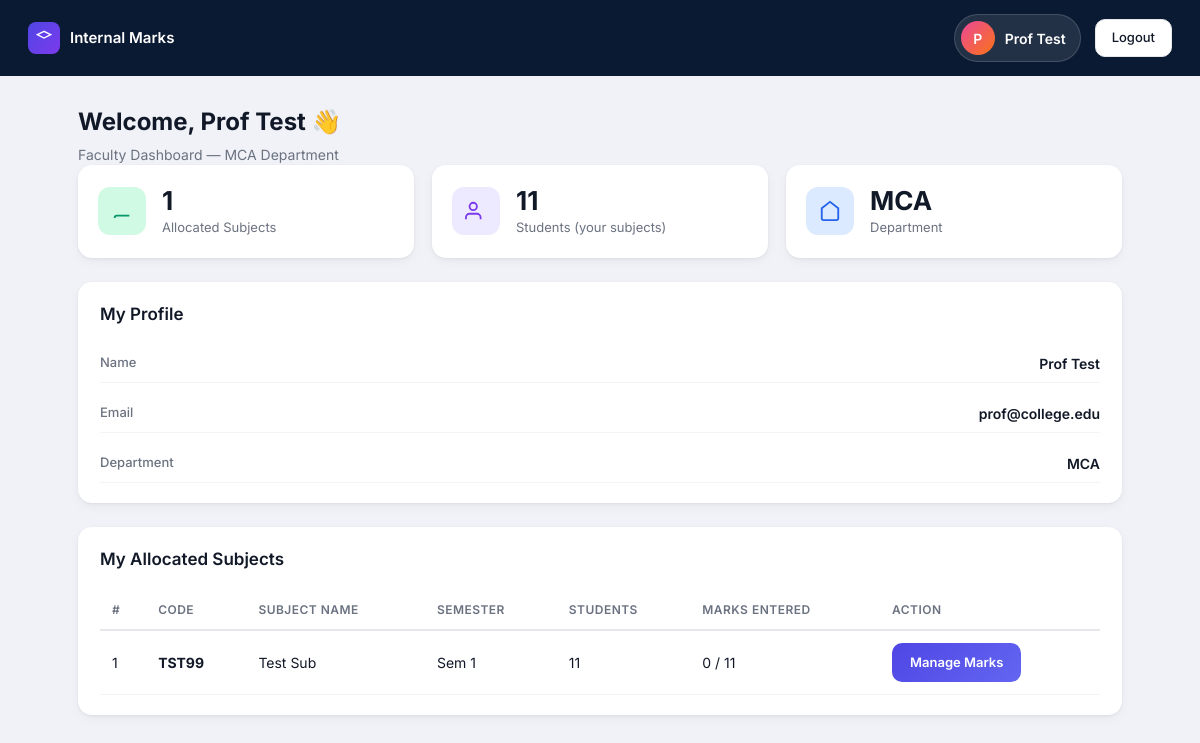
The app's page /faculty/dashboard (signed in) with its own data.
### tables this page shows
CREATE TABLE faculties (
            id INTEGER PRIMARY KEY AUTOINCREMENT,
            name TEXT NOT NULL,
            email TEXT UNIQUE NOT NULL,
            department TEXT NOT NULL DEFAULT 'MCA',
            password TEXT NOT NULL,
            created_at TEXT NOT NULL
        );

CREATE TABLE allocations (
            id INTEGER PRIMARY KEY AUTOINCREMENT,
            faculty_id INTEGER NOT NULL,
            subject_id INTEGER NOT NULL,
            created_at TEXT NOT NULL,
            UNIQUE(subject_id),
            FOREIGN KEY (faculty_id) REFERENCES faculties(id) ON DELETE CASCADE,
            FOREIGN KEY (subject_id) REFERENCES subjects(id) ON DELETE CASCADE
        );

CREATE TABLE subjects (
            id INTEGER PRIMARY KEY AUTOINCREMENT,
            code TEXT UNIQUE NOT NULL,
            name TEXT NOT NULL,
            semester INTEGER NOT NULL DEFAULT 1,
            department TEXT NOT NULL DEFAULT 'MCA',
            created_at TEXT NOT NULL
        );

### app.py (the view)
@app.route("/faculty/dashboard")
@faculty_required
def faculty_dashboard():
    faculty = db.get_faculty_by_id(session["user_id"])
    subjects = db.get_faculty_subjects(session["user_id"])
    subject_details = []
    student_ids = set()
    for sub in subjects:
        students = db.get_students_for_subject(sub["id"])
        for s in students:
            student_ids.add(s["id"])
        subject_details.append({
            **sub,
            "student_count": len(students),
            "marks_entered": sum(
                1 for s in students
                if s.get("marks") is not None
                or s.get("assignment_marks") is not None
                or s.get("lab_marks") is not None
            ),
        })
    return render_template(
        "faculty_dashboard.html",
        faculty=faculty,
        subjects=subject_details,
        subject_count=len(subject_details),
        total_students=len(student_ids),
    )

### app.py (called while the page is built)
def faculty_required(f):
    @wraps(f)
    def decorated(*args, **kwargs):
        if not session.get("logged_in") or session.get("role") != "faculty":
            return redirect(url_for("faculty_login"))
        return f(*args, **kwargs)
    return decorated

### database.py (called while the page is built)
def get_faculty_by_id(faculty_id):
    stmt = select(faculties).where(faculties.c.id == faculty_id)
    with engine.connect() as conn:
        row = conn.execute(stmt).mappings().first()
    return dict(row) if row else None

def get_faculty_subjects(faculty_id):
    stmt = select(subjects, allocations.c.id.label("allocation_id")).join(allocations, allocations.c.subject_id == subjects.c.id).where(allocations.c.faculty_id == faculty_id).order_by(subjects.c.semester, subjects.c.name)
    with engine.connect() as conn:
        rows = conn.execute(stmt).mappings().all()
    return [dict(r) for r in rows]

def get_subject_by_id(subject_id):
    stmt = select(subjects).where(subjects.c.id == subject_id)
    with engine.connect() as conn:
        row = conn.execute(stmt).mappings().first()
    return dict(row) if row else None

def get_students_for_subject(subject_id):
    subject = get_subject_by_id(subject_id)
    if not subject:
        return []
    stmt = select(
        students,
        marks.c.marks,
        marks.c.assignment_marks,
        marks.c.lab_marks,
        marks.c.updated_at.label("marks_updated_at"),
    ).select_from(students.outerjoin(marks, and_(marks.c.student_id == students.c.id, marks.c.subject_id == subject_id))).where(and_(students.c.department == subject["department"], students.c.semester == subject["semester"])).order_by(students.c.usn)
    with engine.connect() as conn:
        rows = conn.execute(stmt).mappings().all()
    return [dict(r) for r in rows]

### templates/faculty_dashboard.html (shortened to what this page needs)
{% extends "base.html" %}
{% from "partials/flash.html" import flash_messages %}
{% block body %}
<div class="user-layout">
    <header class="user-topbar">
        <div class="user-brand">
            <div class="brand-icon small">
                <svg viewBox="0 0 24 24" fill="none" stroke="currentColor" stroke-width="2"><path d="M12 2L2 7l10 5 10-5-10-5z"/></svg>
            </div>
            <span>Internal Marks</span>
        </div>
        <div class="user-topbar-right">
            <div class="profile-chip">
                <div class="profile-avatar">{{ faculty.name[0] }}</div>
                <span class="profile-name">{{ faculty.name }}</span>
            </div>
            <a href="{{ url_for('faculty_logout') }}" class="btn-outline-sm">Logout</a>
        </div>
    </header>
    <main class="user-main">
        <h1>Welcome, {{ faculty.name }} 👋</h1>
        <p class="page-subtitle">Faculty Dashboard — MCA Department</p>
        <section class="stats-row three-col">
            <div class="stat-card">
                <div class="stat-icon green">
                    <svg viewBox="0 0 24 24" fill="none" stroke="currentColor" stroke-width="2"><path d="M4 19.5A2.5 2.5 0 0 1 6.5 17H20"/></svg>
                </div>
                <div class="stat-info">
                    <span class="stat-value">{{ subject_count }}</span>
                    <span class="stat-label">Allocated Subjects</span>
                </div>
            </div>
            <div class="stat-card">
                <div class="stat-icon purple">
                    <svg viewBox="0 0 24 24" fill="none" stroke="currentColor" stroke-width="2"><path d="M17 21v-2a4 4 0 0 0-4-4H5a4 4 0 0 0-4 4v2"/><circle cx="9" cy="7" r="4"/></svg>
                </div>
                <div class="stat-info">
                    <span class="stat-value">{{ total_students }}</span>
                    <span class="stat-label">Students (your subjects)</span>
                </div>
            </div>
            <div class="stat-card">
                <div class="stat-icon blue">
                    <svg viewBox="0 0 24 24" fill="none" stroke="currentColor" stroke-width="2"><path d="M3 9l9-7 9 7v11a2 2 0 0 1-2 2H5a2 2 0 0 1-2-2z"/></svg>
                </div>
                <div class="stat-info">
                    <span class="stat-value">{{ faculty.department }}</span>
                    <span class="stat-label">Department</span>
                </div>
            </div>
        </section>
        <section class="panel">
            <div class="panel-header"><h2>My Profile</h2></div>
            <div class="profile-details">
                <div class="detail-row">
                    <span class="detail-label">Name</span>
                    <span class="detail-value">{{ faculty.name }}</span>
                </div>
                <div class="detail-row">
                    <span class="detail-label">Email</span>
                    <span class="detail-value">{{ faculty.email }}</span>
                </div>
                <div class="detail-row">
                    <span class="detail-label">Department</span>
                    <span class="detail-value">{{ faculty.department }}</span>
                </div>
            </div>
        </section>
        <section class="panel">
            <div class="panel-header"><h2>My Allocated Subjects</h2></div>
            {% if subjects %}
            <div class="table-wrap">
                <table class="data-table">
                    <thead>
                        <tr>
                            <th>#</th>
                            <th>Code</th>
                            <th>Subject Name</th>
                            <th>Semester</th>
                            <th>Students</th>
                            <th>Marks Entered</th>
                            <th>Action</th>
                        </tr>
                    </thead>
                    <tbody>
                        {% for sub in subjects %}
                        <tr>
                            <td>{{ loop.index }}</td>
                            <td><strong>{{ sub.code }}</strong></td>
                            <td>{{ sub.name }}</td>
                            <td>Sem {{ sub.semester }}</td>
                            <td>{{ sub.student_count }}</td>
                            <td>{{ sub.marks_entered }} / {{ sub.student_count }}</td>
                            <td>
                                <a href="{{ url_for('faculty_subject_marks', subject_id=sub.id) }}" class="btn-primary-sm link-btn">Manage Marks</a>
                            </td>
                        </tr>
                        {% endfor %}
                    </tbody>
                </table>
            </div>
            {% else %}
            <p class="empty-text">No subjects allocated to you yet. Contact admin to assign subjects.</p>
            {% endif %}
        </section>
    </main>
</div>
{% endblock %}

### records on screen
faculties: name "P", name "Prof Test", department "MCA", email "prof@college.edu"
allocations: code "TST99", name "Test Sub", semester "1", student_count "11", marks_entered "0"

### other values on screen
{{ subject_count }} "1"
{{ total_students }} "11"
